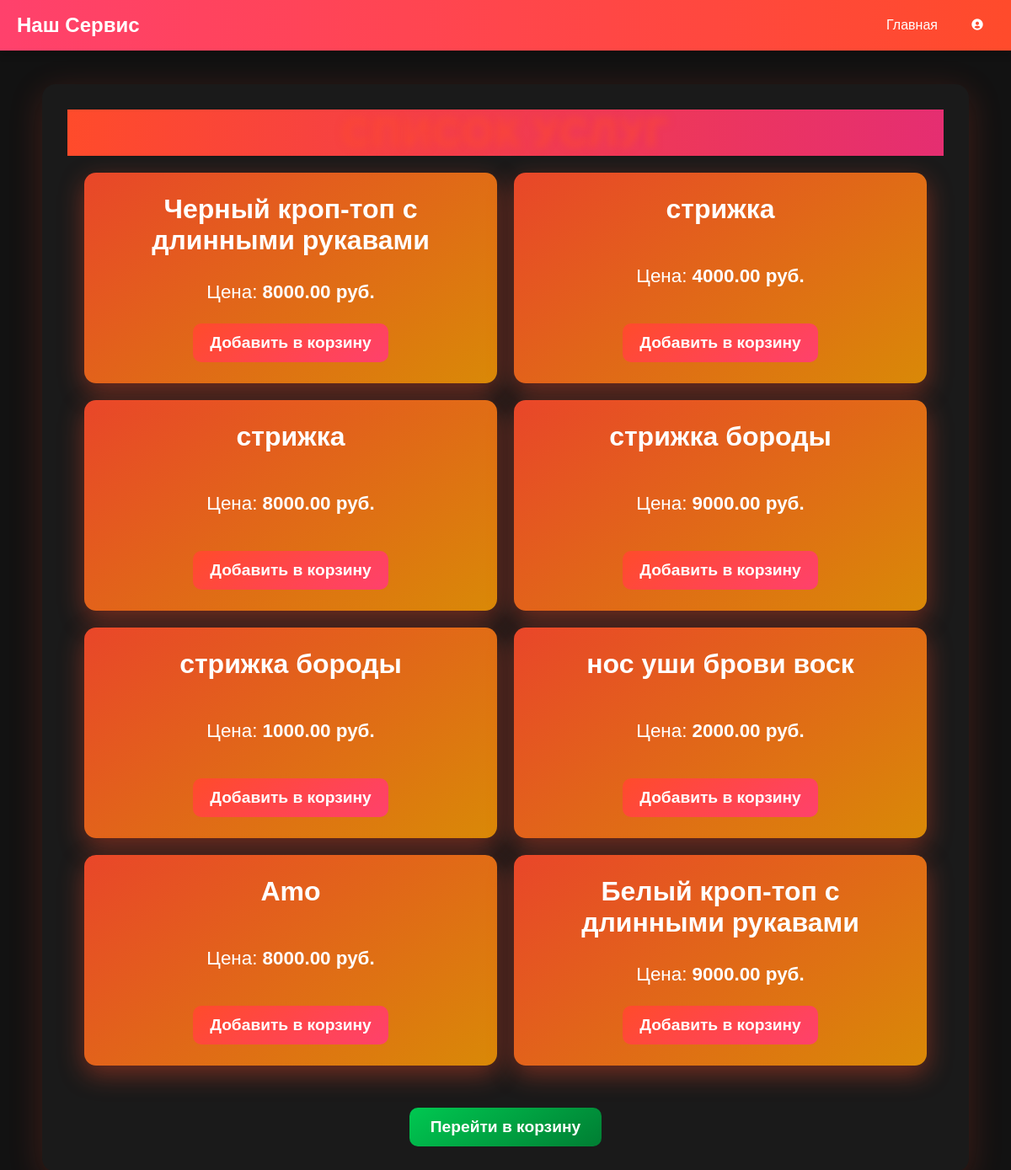
The page /client_web_page/hui/root/client_services/ on the database as committed earlier.
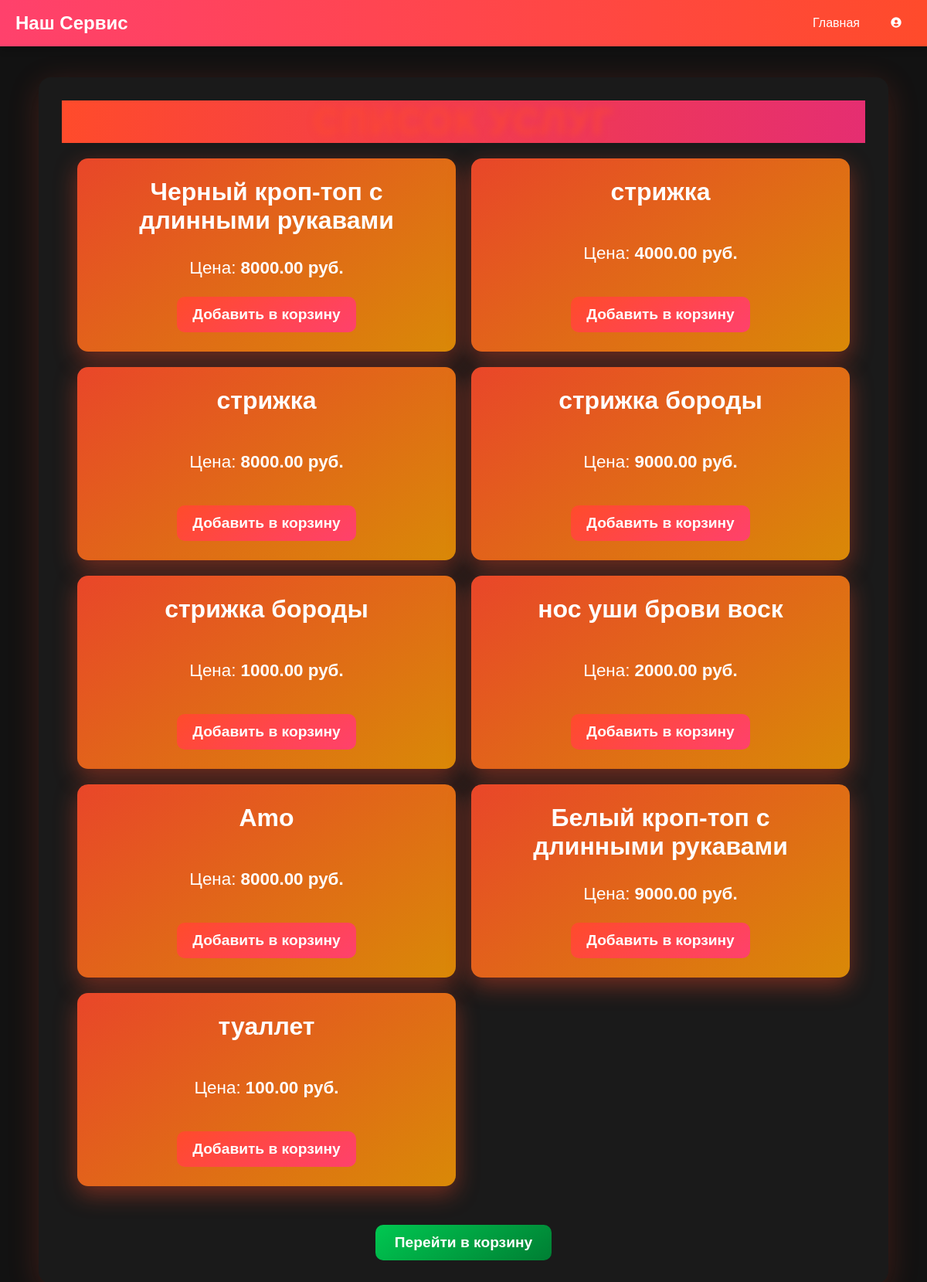
The same page on the database as committed later.
### services/models.py (models this page shows, shortened)
class ServiceModel(models.Model):
    user = models.ForeignKey(User, verbose_name= "", on_delete=models.CASCADE)
    name = models.CharField('service', max_length=250)
    price = models.DecimalField('price',max_digits=6, decimal_places=2)
    description = models.TextField(blank = True, null=True)
    class Meta:
        verbose_name = ("Service")
        verbose_name_plural = ("Services")

### client_web/views.py (the view)
# urls.py: path('<slug:slug_company>/<slug:slug_username>/client_services/', views.ClientServicesListView.as_view(), name='client_services'),
class ClientServicesListView(ListView):
    model = ServiceModel
    template_name = 'client_web/client_page.html'
    context_object_name = 'services'
    def get_queryset(self):
        return ServiceModel.objects.all()
    def get_context_data(self, **kwargs):
        context = super().get_context_data(**kwargs)
        context['slug_company'] = self.kwargs.get('slug_company', '')
        context['slug_username'] = self.kwargs.get('slug_username', '')
        return context

### client_web/templates/client_web/client_page.html (shortened to what this page needs)
{% extends "main_page/base.html" %}
{% load static %}
{% block extra_css %}
    <link rel="stylesheet" href="{% static 'client_web/css/client_service.css' %}">
{% endblock %}
{% block body %}
{% include "main_page/base.html" %}
    <div class="service-container">
        <h1 class="service-title">Список услуг</h1>
        {% if services %}
            <div class="service-list">
                {% for service in services %}
                    <div class="service-item">
                        <h2 class="service-name">{{ service.name }}</h2>
                        <p class="service-price">Цена: <strong>{{ service.price }} руб.</strong></p>
                        <form method="post" action="{% url 'client:add_to_basket' slug_company=slug_company slug_username=slug_username %}" class="add-to-basket-form">
                            <button type="submit" class="service-book-btn" data-service-id="{{ service.id }}">Добавить в корзину</button>
                        </form>
                    </div>
                {% endfor %}
            </div>
        {% else %}
            <p class="no-services">Услуги не найдены.</p>
        {% endif %}
        <div class="continue-button-container">
            <a href="{% url 'client:basket_list' slug_company=slug_company slug_username=slug_username %}" >
                <button type="button" class="continue-btn">Перейти в корзину</button>
            </a>
        </div>
    </div>
{% endblock %}

Rows that differ between the two databases and show on the page:
added ServiceModel: name "туаллет", price "100.00"
